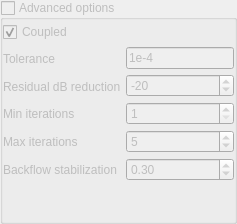
              <widget class="QWidget" name="tab_4">
               <attribute name="title">
                <string>Advanced</string>
               </attribute>
               <layout class="QGridLayout" name="gridLayout_8">
                <property name="leftMargin">
                 <number>0</number>
                </property>
                <property name="topMargin">
                 <number>0</number>
                </property>
                <property name="rightMargin">
                 <number>0</number>
                </property>
                <property name="bottomMargin">
                 <number>0</number>
                </property>
                <property name="spacing">
                 <number>5</number>
                </property>
                <item row="0" column="0">
                 <widget class="QGroupBox" name="eqAdvOptions">
                  <property name="enabled">
                   <bool>false</bool>
                  </property>
                  <property name="maximumSize">
                   <size>
                    <width>16777215</width>
                    <height>16777215</height>
                   </size>
                  </property>
                  <property name="title">
                   <string>Advanced options</string>
                  </property>
                  <property name="checkable">
                   <bool>true</bool>
                  </property>
                  <property name="checked">
                   <bool>false</bool>
                  </property>
                  <layout class="QGridLayout" name="gridLayout_40">
                   <property name="leftMargin">
                    <number>0</number>
                   </property>
                   <property name="topMargin">
                    <number>2</number>
                   </property>
                   <property name="rightMargin">
                    <number>0</number>
                   </property>
                   <property name="bottomMargin">
                    <number>0</number>
                   </property>
                   <property name="spacing">
                    <number>5</number>
                   </property>
                   <item row="1" column="0">
                    <layout class="QGridLayout" name="gridLayout_36">
                     <property name="spacing">
                      <number>5</number>
                     </property>
                     <item row="0" column="0">
                      <layout class="QGridLayout" name="gridLayout_20">
                       <property name="spacing">
                        <number>5</number>
                       </property>
                       <item row="3" column="0">
                        <widget class="QLabel" name="label_19">
                         <property name="sizePolicy">
                          <sizepolicy hsizetype="Minimum" vsizetype="Preferred">
                           <horstretch>0</horstretch>
                           <verstretch>0</verstretch>
                          </sizepolicy>
                         </property>
                         <property name="text">
                          <string>Max iterations</string>
                         </property>
                        </widget>
                       </item>
                       <item row="0" column="0">
                        <widget class="QLabel" name="label_18">
                         <property name="sizePolicy">
                          <sizepolicy hsizetype="Minimum" vsizetype="Preferred">
                           <horstretch>0</horstretch>
                           <verstretch>0</verstretch>
                          </sizepolicy>
                         </property>
                         <property name="text">
                          <string>Tolerance</string>
                         </property>
                        </widget>
                       </item>
                       <item row="1" column="0">
                        <widget class="QLabel" name="label_21">
                         <property name="sizePolicy">
                          <sizepolicy hsizetype="Minimum" vsizetype="Preferred">
                           <horstretch>0</horstretch>
                           <verstretch>0</verstretch>
                          </sizepolicy>
                         </property>
                         <property name="text">
                          <string>Residual dB reduction</string>
                         </property>
                        </widget>
                       </item>
                       <item row="2" column="0">
                        <widget class="QLabel" name="label_20">
                         <property name="sizePolicy">
                          <sizepolicy hsizetype="Minimum" vsizetype="Preferred">
                           <horstretch>0</horstretch>
                           <verstretch>0</verstretch>
                          </sizepolicy>
                         </property>
                         <property name="text">
                          <string>Min iterations</string>
                         </property>
                        </widget>
                       </item>
                       <item row="4" column="0">
                        <widget class="QLabel" name="labelBackflow">
                         <property name="text">
                          <string>Backflow stabilization</string>
                         </property>
                        </widget>
                       </item>
                      </layout>
                     </item>
                     <item row="0" column="1">
                      <layout class="QGridLayout" name="gridLayout_35">
                       <property name="spacing">
                        <number>5</number>
                       </property>
                       <item row="2" column="0">
                        <widget class="QSpinBox" name="minItr">
                         <property name="toolTip">
                          <string>The min number of iterations to be performed</string>
                         </property>
                         <property name="minimum">
                          <number>1</number>
                         </property>
                         <property name="maximum">
                          <number>5</number>
                         </property>
                        </widget>
                       </item>
                       <item row="0" column="0">
                        <widget class="QLineEdit" name="lineEditTol">
                         <property name="toolTip">
                          <string>Tolerance on the equation residual, measured relative to the first time step residual</string>
                         </property>
                         <property name="inputMethodHints">
                          <set>Qt::InputMethodHint::ImhDigitsOnly</set>
                         </property>
                         <property name="text">
                          <string>1e-4</string>
                         </property>
                        </widget>
                       </item>
                       <item row="3" column="0">
                        <widget class="QSpinBox" name="maxItr">
                         <property name="toolTip">
                          <string>The max number of iterations to be performed</string>
                         </property>
                         <property name="minimum">
                          <number>1</number>
                         </property>
                         <property name="value">
                          <number>5</number>
                         </property>
                        </widget>
                       </item>
                       <item row="1" column="0">
                        <widget class="QSpinBox" name="dBr">
                         <property name="toolTip">
                          <string>Minimum dB reduction in residual, measured relative to the first iteration residual</string>
                         </property>
                         <property name="minimum">
                          <number>-1000</number>
                         </property>
                         <property name="maximum">
                          <number>0</number>
                         </property>
                         <property name="singleStep">
                          <number>5</number>
                         </property>
                         <property name="value">
                          <number>-20</number>
                         </property>
                        </widget>
                       </item>
                       <item row="4" column="0">
                        <widget class="QDoubleSpinBox" name="dsbBackflow">
                         <property name="maximum">
                          <double>1.000000000000000</double>
                         </property>
                         <property name="singleStep">
                          <double>0.100000000000000</double>
                         </property>
                         <property name="value">
                          <double>0.300000000000000</double>
                         </property>
                        </widget>
                       </item>
                      </layout>
                     </item>
                    </layout>
                   </item>
                   <item row="2" column="0">
                    <spacer name="verticalSpacer_10">
                     <property name="orientation">
                      <enum>Qt::Orientation::Vertical</enum>
                     </property>
                     <property name="sizeHint" stdset="0">
                      <size>
                       <width>20</width>
                       <height>40</height>
                      </size>
                     </property>
                    </spacer>
                   </item>
                   <item row="0" column="0">
                    <widget class="QCheckBox" name="coupled">
                     <property name="toolTip">
                      <string>Solve this equation coupled</string>
                     </property>
                     <property name="text">
                      <string>Coupled</string>
                     </property>
                     <property name="checked">
                      <bool>true</bool>
                     </property>
                    </widget>
                   </item>
                  </layout>
                 </widget>
                </item>
               </layout>
              </widget>
